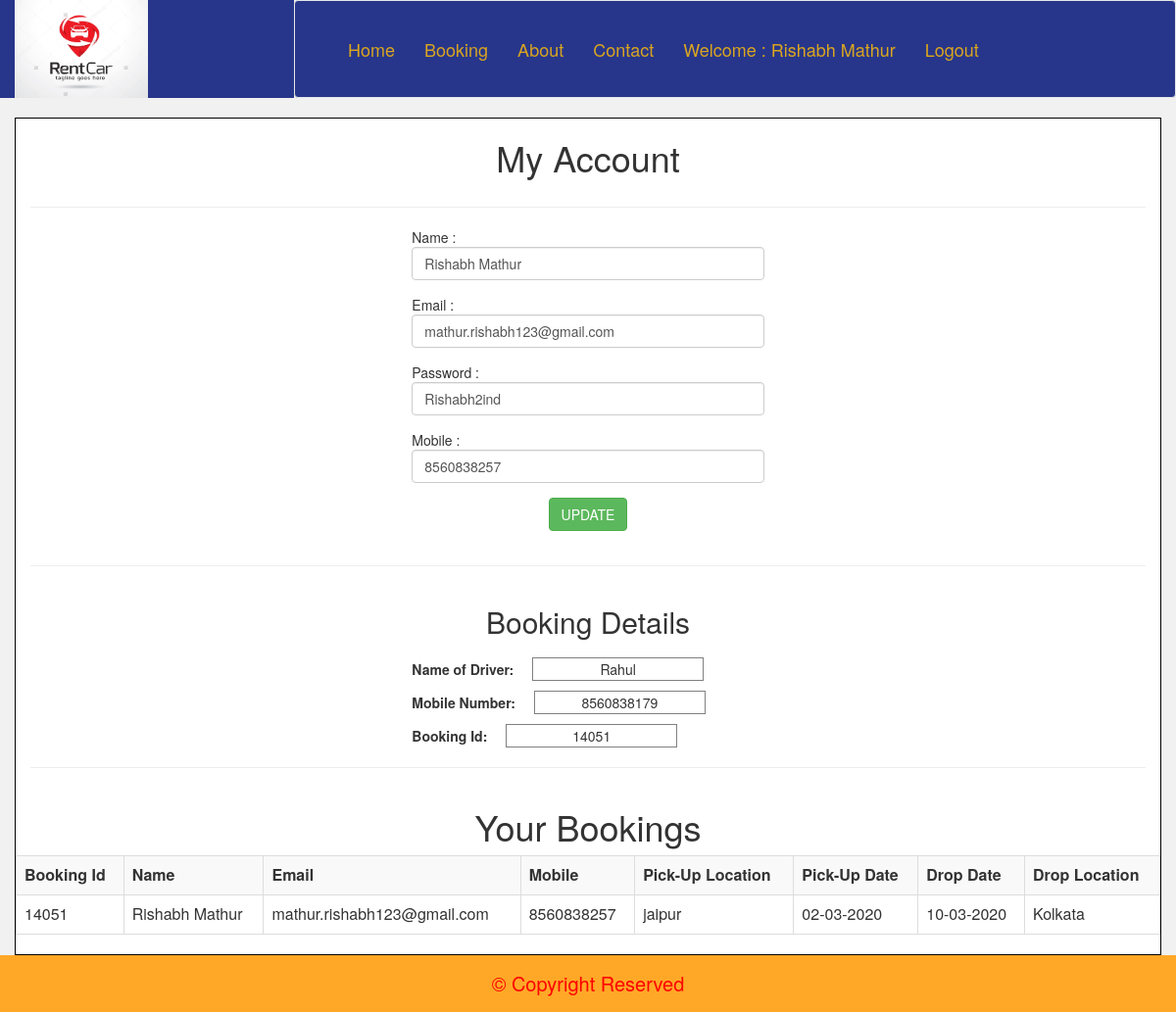
/user_profile.php?id=1 (signed in), run on the app's committed database.
### tables this page shows
CREATE TABLE IF NOT EXISTS `userdetails` (
  `id` int(20) NOT NULL AUTO_INCREMENT,
  `name` varchar(255) NOT NULL,
  `email` varchar(255) NOT NULL,
  `mobile` bigint(15) NOT NULL,
  `password` varchar(255) NOT NULL,
  PRIMARY KEY (`id`)
);

CREATE TABLE IF NOT EXISTS `driver_details` (
  `id` int(10) NOT NULL AUTO_INCREMENT,
  `Name` varchar(20) NOT NULL,
  `Mobile` bigint(15) NOT NULL,
  PRIMARY KEY (`id`)
);

CREATE TABLE IF NOT EXISTS `user_journey` (
  `id` int(20) NOT NULL AUTO_INCREMENT,
  `booking_id` int(10) NOT NULL,
  `name` varchar(100) NOT NULL,
  `email` varchar(150) NOT NULL,
  `mobile` bigint(15) NOT NULL,
  `address` varchar(255) NOT NULL,
  `pick_date` varchar(20) NOT NULL,
  `drop_date` varchar(20) NOT NULL,
  `card_number` bigint(15) NOT NULL,
  `CVV` int(5) NOT NULL,
  `expire` varchar(255) NOT NULL,
  `Drop_location` varchar(255) NOT NULL,
  PRIMARY KEY (`id`)
);

### user_profile.php (the view, shortened to what this page needs)
<?php
    include('header.php');
    include('connect.php');
$id = $_REQUEST['id'];
        $sql = "select * from userdetails where id = '$id'";
        $run = mysqli_query($conn, $sql);
        $data = mysqli_fetch_array($run);
    if(isset($_SESSION['user'])){
?>
<div class="container" style="background-color: white; border: 1px solid black;">
    <div class="row">
        <center><h1>My Account</h1></center>
    </div><hr>
    <div class="row">
           <div class="col-md-4">
            </div>
            <div class="col-md-4">
               <form action="" method="post" name="userProfile">
                <div class="form-group">
                    <lable>Name : </lable>
                    <input type="text" class="form-control" value="<?php echo $data['name'];  ?>" id="uname" name="name">
                </div>
                <div class="form-group">
                    <lable>Email : </lable>
                    <input type="email" class="form-control" value="<?php echo $data['email'];  ?>" id="uemail" name="email">
                </div>
                <div class="form-group">
                    <lable>Password : </lable>
                    <input type="text" class="form-control" value="<?php echo $data['password'];  ?>" id="upass" name="password">
                </div>
                <div class="form-group">
                    <lable>Mobile : </lable>
                    <input type="number" class="form-control" value="<?php echo $data['mobile'];  ?>" id="umobile" name="mobile">
                </div>
                <div class="form-group">
                    <center><input type="submit" class="btn btn-success" value="UPDATE" name="update"></center>
                </div>
            </form></div>
            <div class="col-md-4"></div>
    </div><hr>
    <div class="row">
           <?php
            $driver_sql = "select * from driver_details";
            $driver_run = mysqli_query($conn, $driver_sql);
            $driver_data = mysqli_fetch_array($driver_run);
        ?><center><h2>Booking Details</h2></center>
           <div class="col-md-4">
        </div>
        <div class="col-md-4">
            <lable><b>Name of Driver:  </b><input id="driver" type="text" value="<?php echo $driver_data['Name']; ?>" readonly></lable><br>
            <lable><b>Mobile Number:  </b><input id="driver1" type="text" value="<?php echo $driver_data['Mobile']; ?>" readonly></lable><br>
            <?php
            $sql_fetch = "select * from user_journey where email = '".$_SESSION['user']."' AND card_number <> 0 order by id desc limit 1 ";
            $run_fetch = mysqli_query($conn, $sql_fetch);
            while($data_fetch = mysqli_fetch_array($run_fetch)){
        ?>
            <lable><b>Booking Id:  </b><input id="driver2" type="text" name="booking_id" value="<?php echo $data_fetch['booking_id']; ?>" readonly></lable>
        </div>
        <div class="col-md-4"></div>
    </div><hr>
    <div class="row">
        <center><h1>Your Bookings</h1></center>
        <table class="table table-bordered table-hover table-striped">
           <th>Booking Id</th>
            <th>
                Name
            </th><th>
                Email
            </th><th>
                Mobile
            </th><th>
                Pick-Up Location
            </th><th>
                Pick-Up Date
            </th><th>
                Drop Date
            </th>
            <th>Drop Location</th>
            <tr><td><?php echo $data_fetch['booking_id']; ?></td>
                <td><?php echo $data_fetch['name']; ?></td>
                <td><?php echo $data_fetch['email']; ?></td>
                <td><?php echo $data_fetch['mobile']; ?></td>
                <td><?php echo $data_fetch['address']; ?></td>
                <td><?php echo $data_fetch['pick_date']; ?></td>
                <td><?php echo $data_fetch['drop_date']; ?></td>
                <td><?php echo $data_fetch['Drop_location']; ?></td>
            </tr>
                <?php } ?>
        </table>
    </div>
</div>
<?php
    include('footer.php');
    }
else{
    echo "<script>
            alert('Please login First');
            window.location.href = 'UserDetails.php';
        </script>";
}
?>

### header.php (shortened to what this page needs)
  <html>
   <head>
     <link rel="stylesheet" href="https://use.fontawesome.com/releases/v5.8.2/css/all.css">
  <link rel="stylesheet" href="https://maxcdn.bootstrapcdn.com/bootstrap/3.3.7/css/bootstrap.min.css">
       <link rel="stylesheet" type="text/css" href="https://cdnjs.cloudflare.com/ajax/libs/animate.css/3.7.0/animate.min.css">
       <link rel="stylesheet" href="jquery-ui-1.12.1/jquery-ui.css">
       <link rel="stylesheet" href="jquery-ui-1.12.1/jquery-ui.structure.css">
       <link rel="stylesheet" href="jquery-ui-1.12.1/jquery-ui.theme.css">
<link rel="stylesheet" href="style.css">
   </head>
   <body>
        <div class="container-fluid">
           <div class="row">
               <div class="col-md-3 logo">
                   <a href="index.php"><img src="Images/logo.png" alt="" height="100px" ></a>
               </div>
               <div class="col-md-9"  style="padding: 0px; border: none; outline: none;">
                   <nav class="navbar navbar-default navigation">
                           <div class="navbar-collapse collapse" id="navb">
                           <ul class="nav navbar-nav navbar-left lists">
                               <li><a href="index.php" >Home </a></li>
                               <li><a href="pickup_time.php">Booking</a></li>
                               <li><a href="about.php" >About</a></li>
                               <li><a href="#" >Contact</a></li>
                                <?php
                               if(isset($_SESSION['user']))
                               {
                                   include('connect.php');
                                   $sql = "select * from userdetails where email = '".$_SESSION['user']."'";
                                   $res = mysqli_query($conn, $sql);
                                   $data = mysqli_fetch_array($res);
                                   ?>
                                   <li><a href="user_profile.php?id=<?php echo $data['id']; ?>">Welcome : <?php echo $data['name']; ?></a></li>
                                    <li><a href="logout.php">Logout</a></li>
                                   <?php
                               }
                               else
                               {
                                   ?>
                                   <li><a href="UserSignIn.php">SignIn</a></li>
                                   <?php
                               }
                       ?>
                           </ul>
                       </div>
                   </nav>
               </div>
           </div>
       </div>

### style.css (style rules this page uses)
body { margin: 0px; padding: 0px; }
.navigation { background-color: #27368a; padding: 24px; }
.navigation .lists li a { color: goldenrod; font-size: 18px; }
.logo { background-color: #27368a; }

### user_profile.php (style rules this page uses)
body { background-color: #f1f1f1; }
.row #driver, #driver1, #driver2 { border: 1px solid gray; margin-left: 15px; margin-top: 10px; text-align: center; }

### data on the page
userdetails: name "Rishabh Mathur", email "mathur.rishabh123@gmail.com", password "Rishabh2ind", mobile "8560838257"
driver_details: Name "Rahul", Mobile "8560838179"
user_journey: booking_id "14051", booking "14051", name "Rishabh Mathur", email "mathur.rishabh123@gmail.com", mobile "8560838257", address "jaipur", pick_date "02-03-2020", drop_date "10-03-2020", Drop_location "Kolkata"
